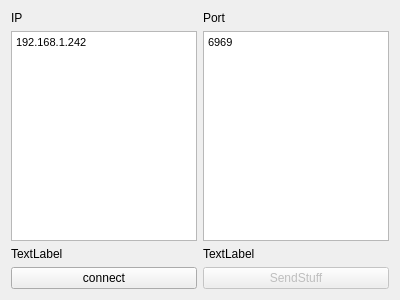
<?xml version="1.0" encoding="UTF-8"?>
<ui version="4.0">
 <class>Widget</class>
 <widget class="QWidget" name="Widget">
  <property name="geometry">
   <rect>
    <x>0</x>
    <y>0</y>
    <width>400</width>
    <height>300</height>
   </rect>
  </property>
  <property name="windowTitle">
   <string>Widget</string>
  </property>
  <layout class="QGridLayout" name="gridLayout">
   <item row="3" column="2">
    <widget class="QLabel" name="label">
     <property name="text">
      <string>TextLabel</string>
     </property>
    </widget>
   </item>
   <item row="3" column="1">
    <widget class="QLabel" name="statusLabel">
     <property name="text">
      <string>TextLabel</string>
     </property>
    </widget>
   </item>
   <item row="1" column="1">
    <widget class="QLabel" name="label_2">
     <property name="text">
      <string>IP</string>
     </property>
    </widget>
   </item>
   <item row="1" column="2">
    <widget class="QLabel" name="label_3">
     <property name="text">
      <string>Port</string>
     </property>
    </widget>
   </item>
   <item row="2" column="2">
    <widget class="QTextEdit" name="portBox">
     <property name="html">
      <string>&lt;!DOCTYPE HTML PUBLIC &quot;-//W3C//DTD HTML 4.0//EN&quot; &quot;http://www.w3.org/TR/REC-html40/strict.dtd&quot;&gt;
&lt;html&gt;&lt;head&gt;&lt;meta name=&quot;qrichtext&quot; content=&quot;1&quot; /&gt;&lt;style type=&quot;text/css&quot;&gt;
p, li { white-space: pre-wrap; }
&lt;/style&gt;&lt;/head&gt;&lt;body style=&quot; font-family:'MS Shell Dlg 2'; font-size:8pt; font-weight:400; font-style:normal;&quot;&gt;
&lt;p style=&quot; margin-top:0px; margin-bottom:0px; margin-left:0px; margin-right:0px; -qt-block-indent:0; text-indent:0px;&quot;&gt;6969&lt;/p&gt;&lt;/body&gt;&lt;/html&gt;</string>
     </property>
    </widget>
   </item>
   <item row="5" column="1">
    <widget class="QPushButton" name="pushButton_2">
     <property name="text">
      <string>connect</string>
     </property>
    </widget>
   </item>
   <item row="5" column="2">
    <widget class="QPushButton" name="pushButton">
     <property name="enabled">
      <bool>false</bool>
     </property>
     <property name="text">
      <string>SendStuff</string>
     </property>
     <property name="checkable">
      <bool>false</bool>
     </property>
     <property name="flat">
      <bool>false</bool>
     </property>
    </widget>
   </item>
   <item row="2" column="1">
    <widget class="QTextEdit" name="ipBox">
     <property name="html">
      <string>&lt;!DOCTYPE HTML PUBLIC &quot;-//W3C//DTD HTML 4.0//EN&quot; &quot;http://www.w3.org/TR/REC-html40/strict.dtd&quot;&gt;
&lt;html&gt;&lt;head&gt;&lt;meta name=&quot;qrichtext&quot; content=&quot;1&quot; /&gt;&lt;style type=&quot;text/css&quot;&gt;
p, li { white-space: pre-wrap; }
&lt;/style&gt;&lt;/head&gt;&lt;body style=&quot; font-family:'MS Shell Dlg 2'; font-size:8pt; font-weight:400; font-style:normal;&quot;&gt;
&lt;p style=&quot; margin-top:0px; margin-bottom:0px; margin-left:0px; margin-right:0px; -qt-block-indent:0; text-indent:0px;&quot;&gt;192.168.1.242&lt;/p&gt;&lt;/body&gt;&lt;/html&gt;</string>
     </property>
    </widget>
   </item>
  </layout>
 </widget>
 <layoutdefault spacing="6" margin="11"/>
 <resources/>
 <connections/>
</ui>
